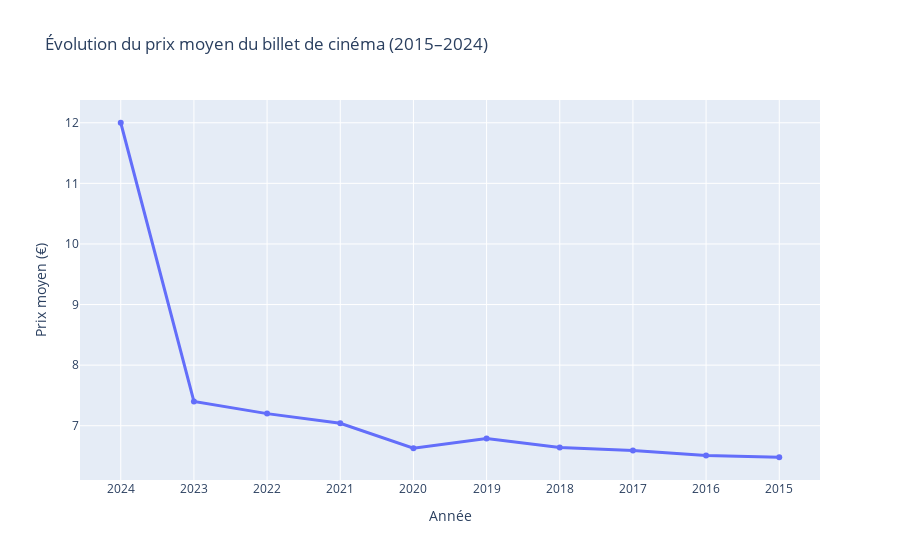

The cell this chart's notebook holds for it:
### Code cell
df_filtered = df[df['Année']>= 2015]
fig = px.line(
    df_filtered,
    x='Année',
    y='Recette moyenne par entrée (€)',
    title="Évolution du prix moyen du billet de cinéma (2015–2024)",
    markers=True,
    labels={'Année': 'Année', 'Recette moyenne par entrée (€)': 'Prix moyen (€)'}
)
fig.update_traces(line=dict(width=3))
fig.update_layout(xaxis=dict(type='category'))
fig.show()

### Figure 1 — Plotly figure (JSON) as saved in the notebook; plotly's stock layout.template omitted (floating-point values rounded to 4 significant figures)
{"data": [{"hovertemplate": "Année=%{x}<br>Prix moyen (€)=%{y}<extra></extra>", "legendgroup": "", "line": {"color": "#636efa", "dash": "solid", "width": 3}, "marker": {"symbol": "circle"}, "mode": "lines+markers", "name": "", "orientation": "v", "showlegend": false, "type": "scatter", "x": [2024, 2023, 2022, 2021, 2020, 2019, 2018, 2017, 2016, 2015], "xaxis": "x", "y": [12.0, 7.4, 7.2, 7.04, 6.63, 6.79, 6.64, 6.59, 6.51, 6.48], "yaxis": "y"}], "layout": {"legend": {"tracegroupgap": 0}, "title": {"text": "Évolution du prix moyen du billet de cinéma (2015–2024)"}, "xaxis": {"anchor": "y", "domain": [0, 1], "title": {"text": "Année"}, "type": "category"}, "yaxis": {"anchor": "x", "domain": [0, 1], "title": {"text": "Prix moyen (€)"}}}}
